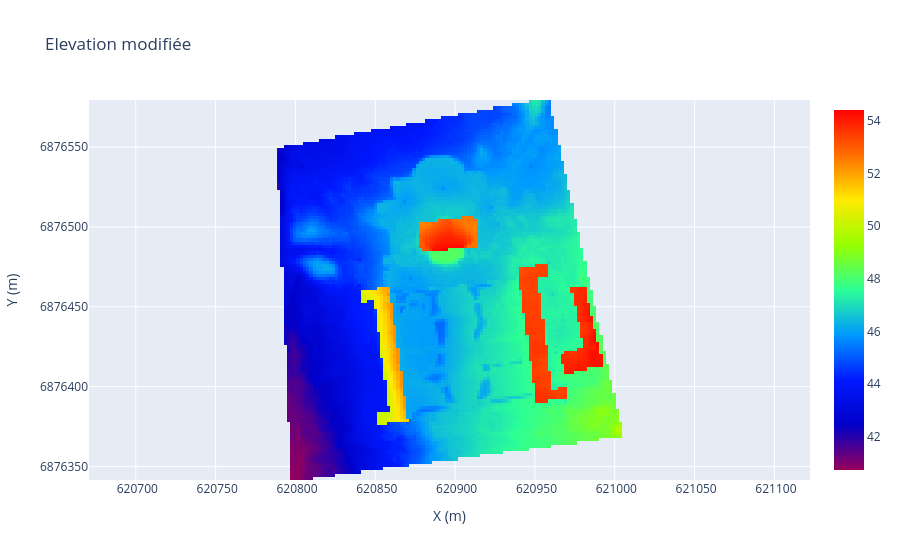

Notebook code cell kept with this figure:
### Code cell
meta_luse, data_luse = read_file.read_asc_file(r"input_init/luse_post_10_2m_gully.asc", ignore_first_line=True)
meta_elev, data_elev = read_file.read_asc_file(r"input_init/elev_post_10_2m.asc", ignore_first_line=True)
elev_grid_mod = data_elev.copy()
for sol, mod in param_mod_elev.items():
    mask_grid = data_luse == [dict_luse[i]["id"] for i in dict_luse.keys() if dict_luse[i]["name"] == sol][0]
    elev_grid_mod = elev_grid_mod + mod * mask_grid
data_handling.write_asc_file("input_init/elev_post_10_2m_mod.asc", metadata=meta_elev, grid=elev_grid_mod, title="Elevation modifiée")
ploting.create_plotly_map(elev_grid_mod, meta_elev, "Elevation modifiée", color="rainbow")
